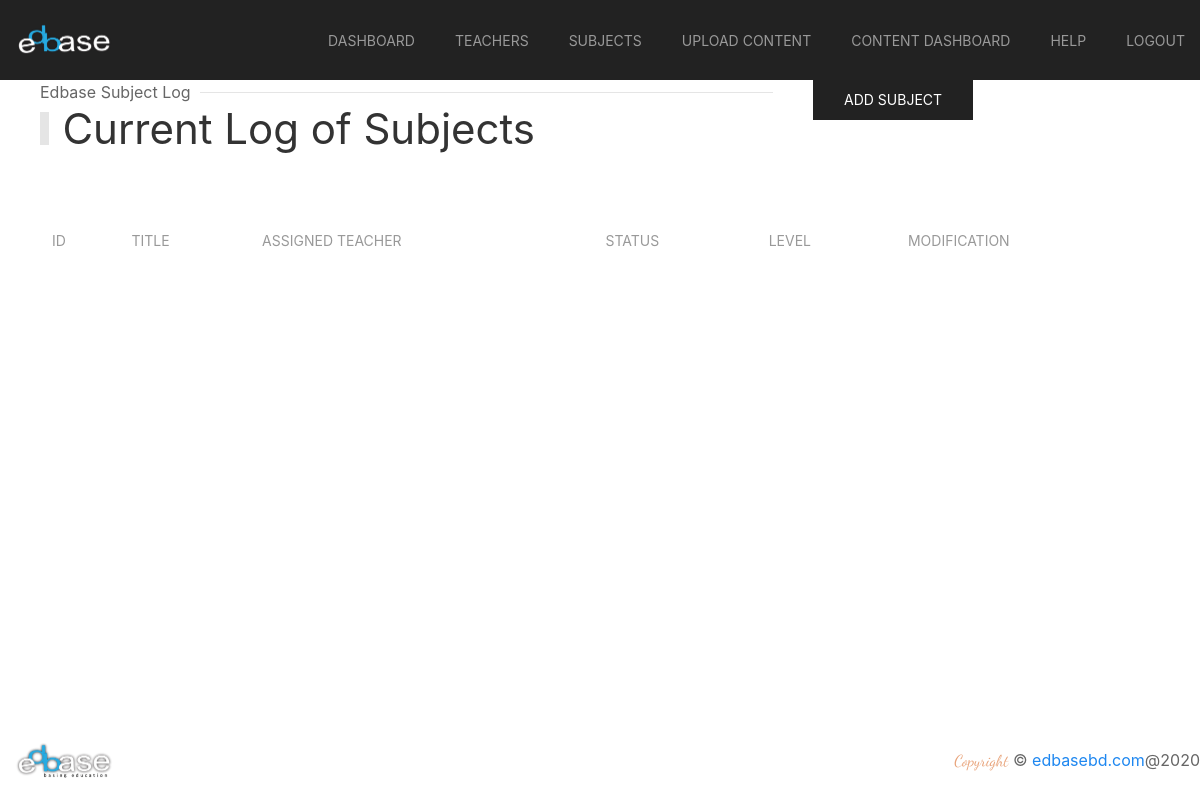
Before: /subjects/ with the older database file.
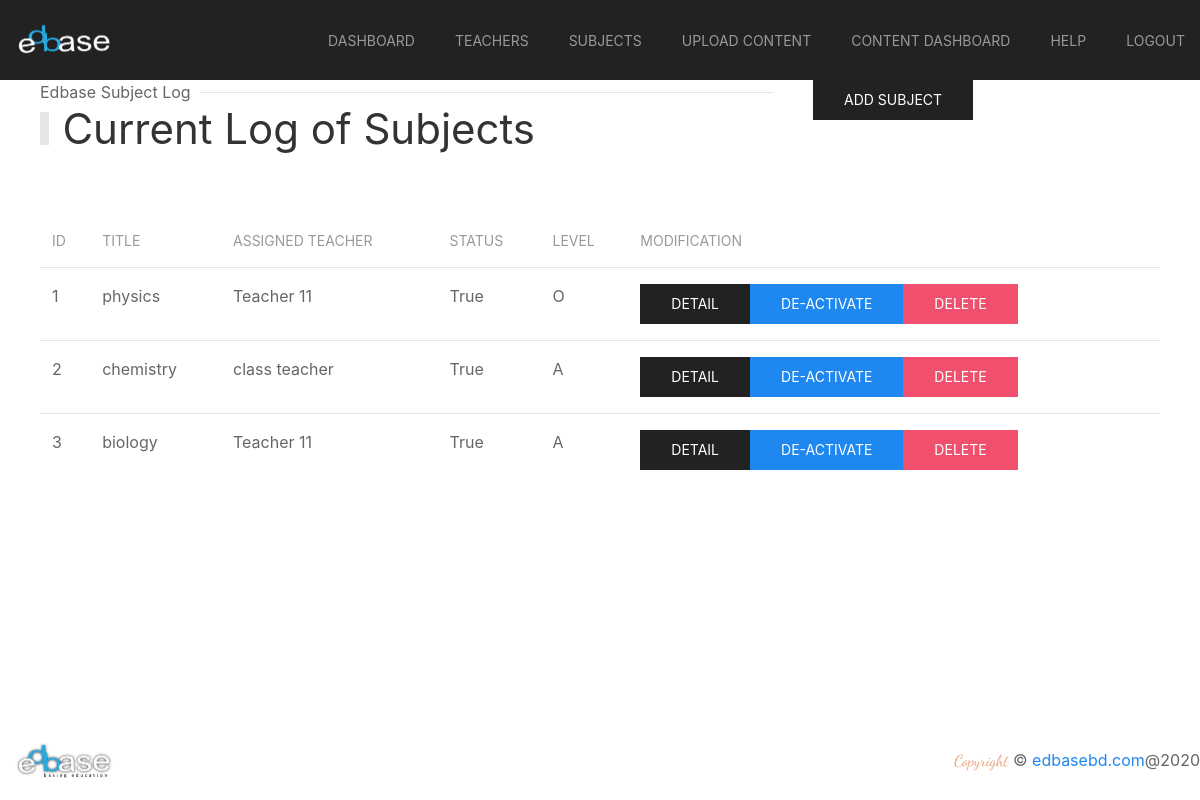
After: the same page with the newer database file.
### applicant/models.py (models this page shows, shortened)
class Subject(models.Model):
    title = models.CharField(max_length=128, null=True, blank=True)
    status = models.BooleanField(default=True, null=True, blank=True)
    assigned = models.BooleanField(default=False, null=True, blank=True)
    assigned_teacher = models.ForeignKey(Teacher, on_delete=models.CASCADE)
    level = models.CharField(max_length=128, null=True, blank=True)
    created_at = models.DateTimeField(auto_now_add=True, null=True, blank=True)

class Teacher(models.Model):
    user = models.OneToOneField(User, on_delete=models.CASCADE)
    name = models.CharField(max_length=128, null=True, blank=True)
    status = models.BooleanField(default=True, null=True, blank=True)
    level = models.CharField(max_length=128, null=True, blank=True)
    created_at = models.DateTimeField(auto_now_add=True, null=True, blank=True)

### applicant/views.py (the view)
# urls.py: path('subjects/', views.subjects, name='subjects'),
def subjects(request):
    subjects = Subject.objects.all()
    return render(request, 'subjects.html', {'data': subjects})

### applicant/templates/subjects.html
{% extends 'base.html' %}
{% load static %}
{% block content %}
    <section class="main-section">
        {% include 'admin_nav.html' %}
    </section>
    <section id="student-list">
        <div class="uk-container">
            <div uk-grid>
                <div class="uk-width-2-3@m">
                    <div class="head">
                        <h1 class="uk-heading-bullet">Current Log of Subjects</h1>
                        <p class="uk-heading-line"><span>Edbase Subject Log</span></p>
                    </div>
                </div>
                <div class="uk-width-expand@m">
                    <a href="{% url 'addsubject' %}" class="uk-button uk-button-secondary">Add Subject</a>
                </div>
            </div>
            <div class="uk-child-width-1@m" uk-grid>
                <div class="uk-margin-large">
                    <table class="uk-table uk-table-hover uk-table-divider">
                        <thead>
                            <tr>
                                <th>id</th>
                                <th>Title</th>
                                <th>Assigned Teacher</th>
                                <th>Status</th>
                                <th>Level</th>
                                <th>Modification</th>
                            </tr>
                        </thead>
                        <tbody>
                            {% for subject in data %}
                            <tr>
                                <td>{{ subject.id }}</td>
                                <td>{{ subject.title }}</td>
                                <td>{{ subject.assigned_teacher.name }}</td>
                                <td>{{ subject.status }}</td>
                                <td>{{ subject.level }}</td>
                                <td class="uk-flex">
                                    <a href="#" class="uk-button uk-button-secondary">Detail</a>
                                    <a href="#" class="uk-button uk-button-primary">Activate</a>
                                    <a href="#" class="uk-button uk-button-primary">De-Activate</a>
                                    <a href="{% url 'deletesubject' subject.id %}" class="uk-button uk-button-danger">Delete</a>
                                </td>
                            </tr>
                            {% endfor %}
                        </tbody>
                    </table>
                </div>
            </div>
        </div>
    </section>
    <section id="footer">
        <div class="uk-padding">
            <div class="uk-flex uk-flex-wrap uk-flex-wrap-around uk-flex-between uk-flex-middle uk-position-bottom">
                <a class="uk-navbar-item uk-logo logo-size" href="/"><img src="/static/img/edbase.png" alt="zeros"></a>
                <p class="uk-text-center"> <span class="zeros-sub-head copy">Copyright</span>  © <a href="/">edbasebd.com</a>@2020</p>
            </div>
        </div>
    </section>
{% endblock %}

### applicant/templates/base.html (shortened to what this page needs)
{% load static %}
<!DOCTYPE html>
<html>
<head>
    <link rel="stylesheet" href="{% static 'css/uikit.css' %}" type="text/css" />
    <link rel="stylesheet" href="{% static 'css/main.css' %}" type="text/css" />
    <link rel="stylesheet" href="https://stackpath.bootstrapcdn.com/font-awesome/4.7.0/css/font-awesome.min.css">
</head>
<body>
    {% block content %}
    {% endblock %}
</body>
</html>

### applicant/templates/admin_nav.html (shortened to what this page needs)
<div class="admin-section-top">
    <div>
        <div class="uk-section-secondary uk-preserve-color">
            <div uk-sticky="animation: uk-animation-slide-top; sel-target: .uk-navbar-container; cls-active: uk-navbar-sticky; cls-inactive: uk-navbar-transparent uk-dark; top: 200">
                <nav class="uk-navbar-container" uk-navbar="mode: click;">
                    <div class="uk-navbar-left">
                        <a class="uk-navbar-item uk-logo logo-size" href="/"><img src="/static/img/edbase_footer.png" alt="edbase"></a>
                    </div>
                    <div class="uk-navbar-right uk-dark">
                        <ul class="uk-navbar-nav uk-iconnav">
                            <li>
                                <a href="{% url 'dashboard' %}" uk-toggle> Dashboard </a>
                            </li>
                            <li>
                                <a href="{% url 'teachers' %}" uk-toggle> Teachers </a>
                            </li>
                            <li>
                                <a href="{% url 'subjects' %}" uk-toggle> Subjects </a>
                            </li>
                            <li>
                                <a href="{% url 'uploadmaterial' %}" uk-toggle> Upload Content </a>
                            </li>
                            <li>
                                <a href="{% url 'contentdashboard' %}" uk-toggle> Content Dashboard </a>
                            </li>
                            <li>
                                <a href="{% url 'help' %}" uk-toggle> Help </a>
                            </li>
                            <li>
                                <a href="{% url 'logout' %}" uk-toggle> Logout </a>
                            </li>
                        </ul>
                    </div>
                </nav>
            </div>
        </div>
    </div>
</div>

### static/css/main.css (style rules this page uses)
p { margin: 0; }
.main-section { position: relative; }
.zeros-sub-head { font-family: 'Dancing Script', cursive; font-size: 2.3rem; color:#5a3a68; }
.logo-size { width: 128px; }
.copy { font-size: 1rem; color: #e8a37a; }
.admin-section-top { height: 10vh; }
.head { display: flex; flex-direction: column-reverse; }

Changed rows visible on the page:
added Subject: id "1", title "physics", assigned_teacher.name "Teacher 11", status "True", level "O"
added Subject: id "2", title "chemistry", assigned_teacher.name "class teacher", status "True", level "A"
added Subject: id "3", title "biology", assigned_teacher.name "Teacher 11", status "True", level "A"
